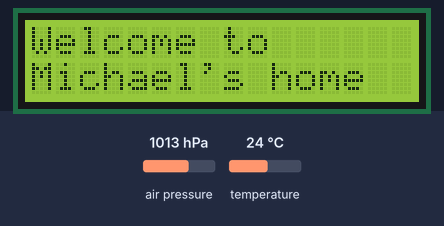
Simulated run of this program. Board: Raspberry Pi (BCM pin numbers). On the bench: 16×2 character LCD. Inputs (shaded band) come from the test bench; at power-on: air pressure 1013 hPa, temperature 24 °C. The clock reads 2024-03-15 10:24:30 at power-on unless the program sets it.

Above: at 1.2 s.
1.3 s: air pressure set to 952 hPa
At 1.9 s:
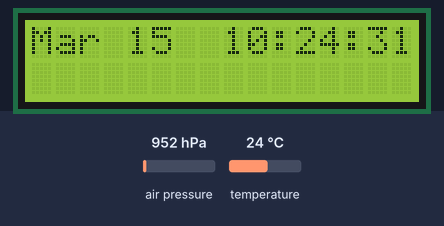
At 3.8 s:
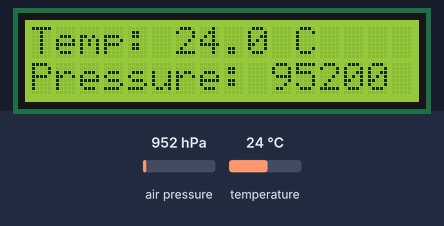
Timing chart, 0 to 5.3 s (numbered marks = the images above; inputs shaded):
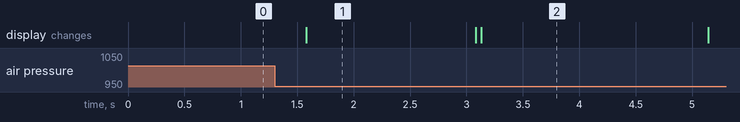

The program:

char_lcd_bm180.py
```python
#!/usr/bin/python
# Example using a character LCD connected to a Raspberry Pi or BeagleBone Black.
import time
import Adafruit_CharLCD as LCD
from datetime import datetime
from subprocess import *
import Adafruit_BMP.BMP085 as BMP085

# Raspberry Pi pin configuration:
lcd_rs        = 27
lcd_en        = 22
lcd_d4        = 25
lcd_d5        = 24
lcd_d6        = 23
lcd_d7        = 18
lcd_backlight = 4

# Define LCD column and row size for 16x2 LCD.
lcd_columns = 16
lcd_rows    = 2

# Initialize the LCD using the pins above.
lcd = LCD.Adafruit_CharLCD(lcd_rs, lcd_en, lcd_d4, lcd_d5, lcd_d6, lcd_d7,
                           lcd_columns, lcd_rows, lcd_backlight)


# Showing welcome message
lcd.message('Welcome to \nMichael\'s home')
time.sleep(1.5)

# Showing time
lcd.clear()
lcd.message(datetime.now().strftime('%b %d  %H:%M:%S'))
time.sleep(1.5)


# Showing temperature & Pressure
lcd.clear()
sensor = BMP085.BMP085()
lcd.message('Temp: %s C\n' % sensor.read_temperature())
lcd.message('Pressure: %s' % sensor.read_pressure())
time.sleep(2)

# Scrolling message
lcd.clear()
message = 'Goodbye'
lcd.message(message)
for i in range(lcd_columns-len(message)):
    time.sleep(0.5)
    lcd.move_right()
for i in range(lcd_columns-len(message)):
    time.sleep(0.5)
    lcd.move_left()
```

Measured:
- what the display in image 1 shows lasts 1.5 s, from 1.6 s to 3.1 s
